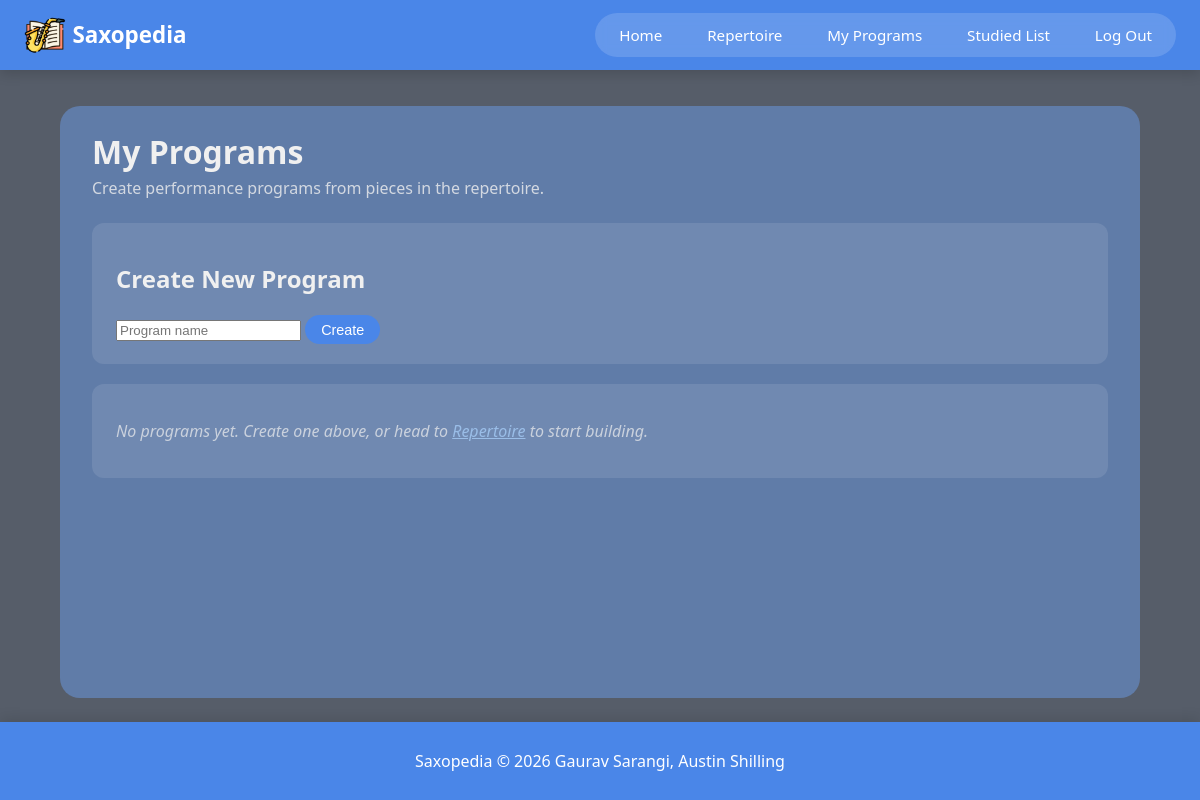
The page /programs (signed in) on the database as committed earlier.
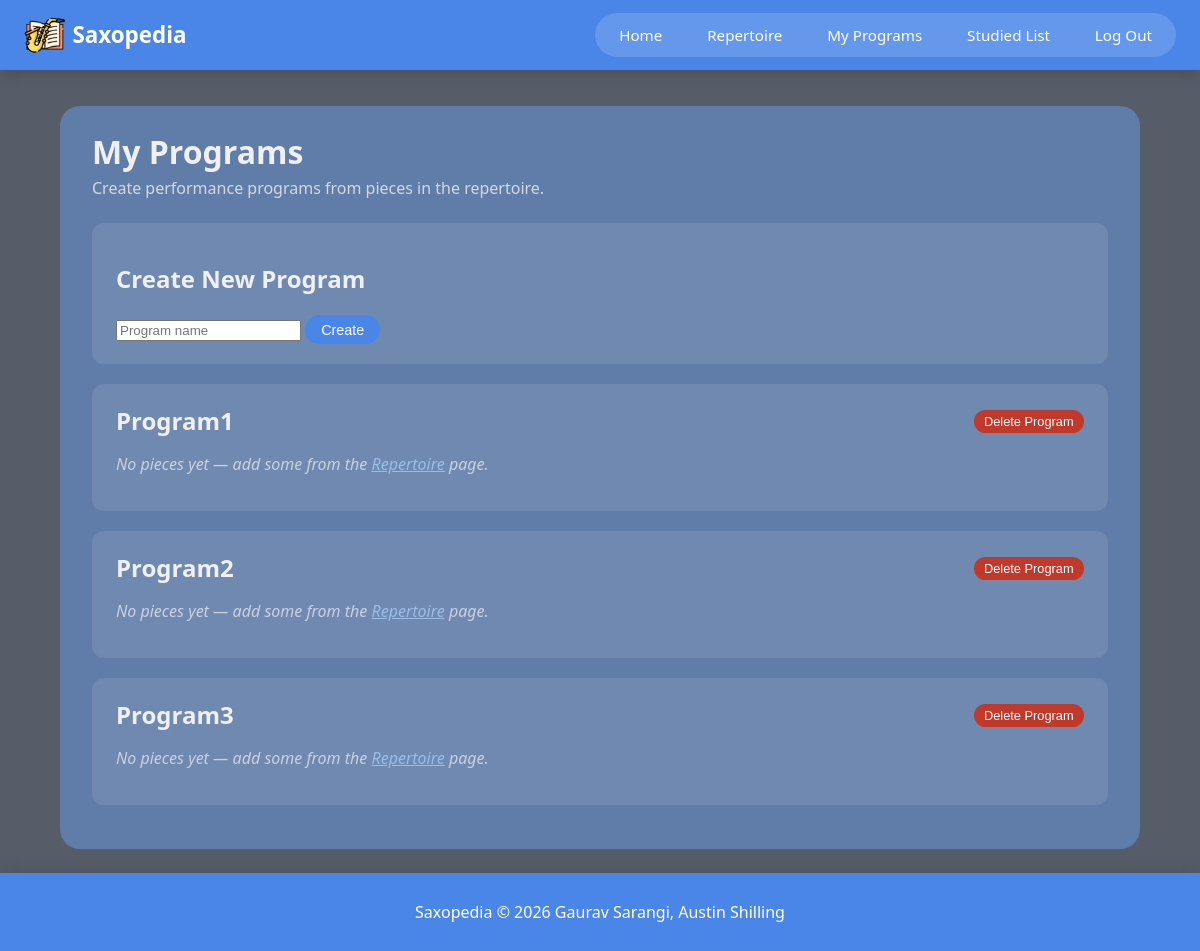
The same page on the database as committed later.
### models.py (models this page shows)
class Program(db.Model):
    __tablename__ = "programs"
    id = db.Column(db.Integer, primary_key=True)
    name = db.Column(db.String(64), index=True)
    user_id = db.Column(db.Integer, db.ForeignKey("users.id"), nullable=False)
    pieces = db.relationship("ProgramPiece", backref="program", lazy="dynamic", cascade="all, delete-orphan")
    __table_args__ = (
        db.UniqueConstraint("user_id", "name", name="uq_program_user_name"),
    )

### app.py (the view)
@app.route("/programs")
@login_required
def programs():
    user_programs = current_user.programs.all()
    return render_template("programs.html", programs=user_programs)

### app.py (called while the page is built)
@login_manager.user_loader
def load_user(user_id):
    return User.query.get(int(user_id))

### templates/programs.html (shortened to what this page needs)
{% extends "base.html" %}
{% block content %}
<div class="page-content">
    <div class="page-header">
        <h1>My Programs</h1>
        <p>Create performance programs from pieces in the repertoire.</p>
    </div>
    <div class="card">
        <h2>Create New Program</h2>
        <form action="{{ url_for('create_program_route') }}" method="POST" class="inline-form">
            <input type="text" name="name" placeholder="Program name" required>
            <button type="submit" class="btn btn-primary">Create</button>
        </form>
    </div>
    {% if programs %}
        {% for program in programs %}
            <div class="card program-card">
                <div class="program-header">
                    <h2>{{ program.name }}</h2>
                    <form action="{{ url_for('delete_program', program_id=program.id) }}" method="POST"
                          onsubmit="return confirm('Delete program {{ program.name }}?')">
                        <button type="submit" class="btn btn-danger btn-sm">Delete Program</button>
                    </form>
                </div>
                {% set pieces = program.pieces.all() %}
                {% if pieces %}
                    <table class="piece-table">
                        <thead>
                            <tr>
                                <th>Title</th>
                                <th>Composer</th>
                                <th>Year</th>
                                <th>Instrumentation</th>
                                <th></th>
                            </tr>
                        </thead>
                        <tbody>
                            {% for pp in pieces %}
                                <tr>
                                    <td>{{ pp.piece_title }}</td>
                                    <td>{{ pp.composer }}</td>
                                    <td>{{ pp.year }}</td>
                                    <td>{{ pp.instrumentation }}</td>
                                    <td>
                                        <form action="{{ url_for('remove_from_program', program_id=program.id, piece_id=pp.id) }}"
                                              method="POST">
                                            <input type="hidden" name="csrf_token" value="{{ csrf_token() }}">
                                            <button type="submit" class="btn btn-danger btn-sm">Remove</button>
                                        </form>
                                    </td>
                                </tr>
                            {% endfor %}
                        </tbody>
                    </table>
                {% else %}
                    <p class="empty-state">No pieces yet — add some from the <a href="{{ url_for('repertoire') }}">Repertoire</a> page.</p>
                {% endif %}
            </div>
        {% endfor %}
    {% else %}
        <div class="card">
            <p class="empty-state">No programs yet. Create one above, or head to <a href="{{ url_for('repertoire') }}">Repertoire</a> to start building.</p>
        </div>
    {% endif %}
</div>
{% endblock %}

Rows that differ between the two databases and show on the page:
added Program: name "Program1"
added Program: name "Program2"
added Program: name "Program3"
Other text that changed with them:
text no longer shown: "No programs yet. Create one above, or head to Repertoire to start building."
